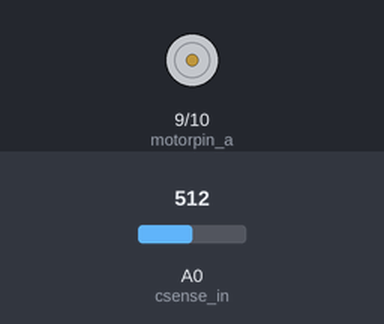
Bench run of a sketch on a simulated Arduino Uno, built with avr-gcc and run on an emulated ATmega328P. On the bench: motor-driver pin pairs drawn as motors (green arrow = first pin HIGH = forward, orange = second pin HIGH = backward, longer = more drive). The inputs (shaded band) are chosen by the test bench; at power-on: A0 (csense_in) = 512. What the sketch prints to the serial monitor is not drawn.

Above: at 0.1 s.
At 1.1 s:
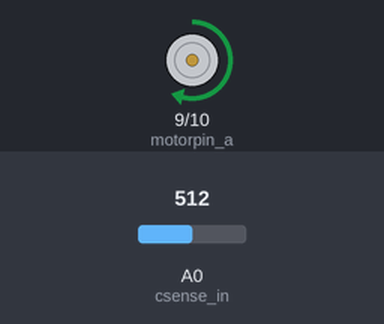
Timing chart, 0 to 2.6 s (numbered marks = the images above):
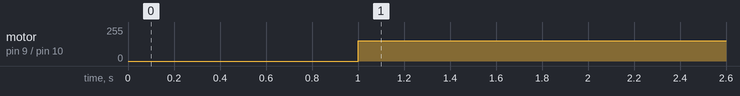

The sketch:

test_current_sense.ino
```cpp
const int max_count = 2000;

int csense_in = 0;
int motorpin_a = 9;
int motorpin_b = 10;

void setup()
{
  pinMode(motorpin_a,OUTPUT); digitalWrite(motorpin_a,HIGH);
  pinMode(motorpin_b,OUTPUT); digitalWrite(motorpin_b,LOW);
  init_pwm_engine();
  Serial.begin(115200);
  delay(1000);
}

void loop()
{
  unsigned int csense_read;
  set_pwm(1200);
  delay(500);
  csense_read = analogRead(csense_in);
  Serial.println(csense_read,DEC);
}

// pwm engine
void init_pwm_engine() // phase correct pwm mode with a frequency of 1kHz
{
  //OCR1A = 0;
  OCR1A = 0;
  ICR1 = max_count; // 1000
  TCCR1A = _BV(COM1A1)  | _BV(WGM11); //_BV(COM1A1)
  TCCR1B = _BV(WGM13) | _BV(CS10);
}
void set_pwm(unsigned int val){ OCR1A = val;} // updating the value of OCR to change the pwm duty cycle
```

Measured:
- by itself, motor on pin 9 (motorpin_a) / pin 10 (motorpin_b): stopped → forward 153/255 at 1.0 s
